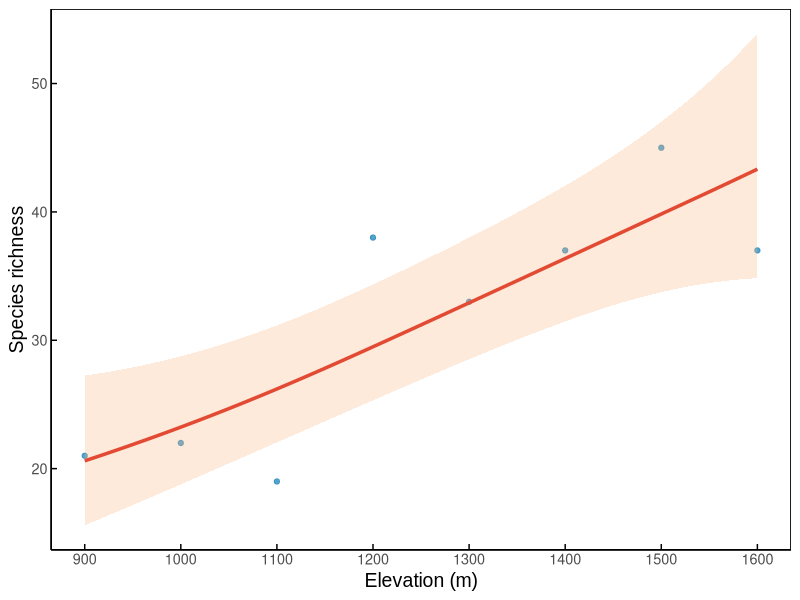

Write the R code that produced this figure.
library(mgcv)
library(ggplot2)
data <- read.csv("Mt. Daiyun.csv")
elevation <- data$elevation
species_count<- data$species_richness
unique_elev <- length(unique(data$elevation))
print(paste("number of altitude intervals:", unique_elev))
safe_k <- min(10, max(3, unique_elev - 1))
gam_fit <- gam(species_richness ~ s(elevation, k = safe_k), 
               data = data, 
               family = poisson(), 
               method = "REML")
new_data <- data.frame(
  elevation = seq(900, 1600, length.out = 200))
pred_link <- predict(gam_fit, newdata = new_data, type = "link", se.fit = TRUE)
new_data$fit <- exp(pred_link$fit)
link_lower <- exp(pred_link$fit - 1.96 * pred_link$se.fit)
link_upper <- exp(pred_link$fit + 1.96 * pred_link$se.fit)
inv_link <- family(gam_fit)$linkinv
new_data$predicted_count <- inv_link(pred_link$fit)
new_data$lower_ci <- inv_link(link_lower)
new_data$upper_ci <- inv_link(link_upper)
new_data$is_extrapolation <- new_data$elevation > max(data$elevation)
ggplot() +
  geom_point(data = data, 
             aes(x = elevation, y = species_count),
             color = "#2b8cbe", alpha = 0.8, shape = 19) +
  geom_ribbon(data = new_data,
              aes(x = elevation, ymin = link_lower, ymax = link_upper),
              fill = "#fdbb84", alpha = 0.3) +
  geom_line(data = new_data,
            aes(x = elevation, y = fit),
            color = "#e34a33", linewidth = 1.2)+
  labs(x = "Elevation (m)", y = "Species richness",) +
  scale_x_continuous(breaks = seq(900, 1600, by = 100)) +
  scale_y_continuous(breaks = seq(10, 70, by = 10))+
  theme_minimal(base_size = 13) +
  theme(
    panel.grid.major = element_blank(),
    panel.grid.minor = element_blank(),
    panel.background = element_rect(fill = "white", color = "black", size = 0.6),
    plot.background = element_rect(fill = "white", color = NA),
    axis.ticks = element_line(color = "black", linewidth = 0.5),
    axis.ticks.length = unit(-0.15, "cm"),
    axis.line = element_line(color = "black", linewidth = 0.6),
    axis.ticks.x = element_line(),
    axis.ticks.y = element_line(),
    axis.title = element_text(
      family = "Arial",
      size = 14,
      color = "black"
    )
  )
summary(gam_fit)$r.sq 
